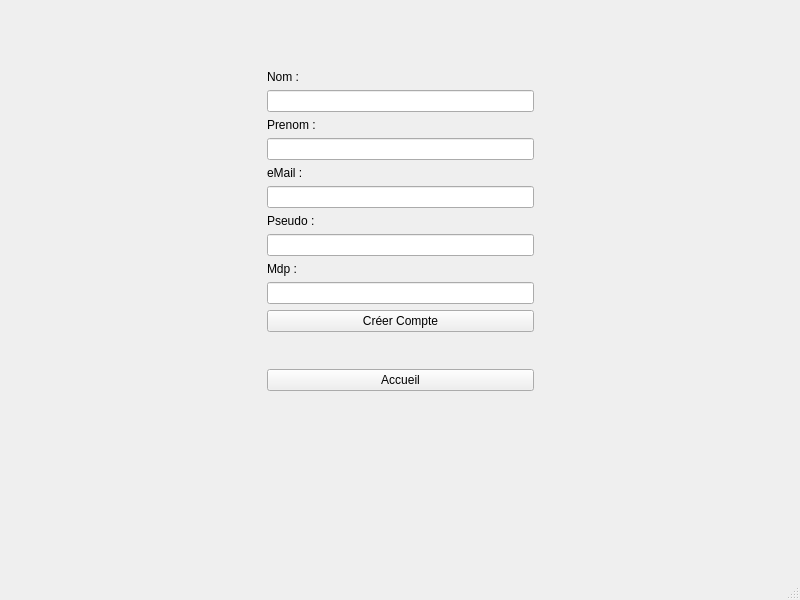
<?xml version="1.0" encoding="UTF-8"?>
<ui version="4.0">
 <class>MainWindow</class>
 <widget class="QMainWindow" name="MainWindow">
  <property name="geometry">
   <rect>
    <x>0</x>
    <y>0</y>
    <width>800</width>
    <height>600</height>
   </rect>
  </property>
  <property name="windowTitle">
   <string>MainWindow</string>
  </property>
  <widget class="QWidget" name="centralwidget">
   <widget class="QWidget" name="gridLayoutWidget">
    <property name="geometry">
     <rect>
      <x>0</x>
      <y>70</y>
      <width>801</width>
      <height>321</height>
     </rect>
    </property>
    <layout class="QGridLayout" name="gridLayout">
     <item row="1" column="2">
      <spacer name="horizontalSpacer_2">
       <property name="orientation">
        <enum>Qt::Horizontal</enum>
       </property>
       <property name="sizeHint" stdset="0">
        <size>
         <width>40</width>
         <height>20</height>
        </size>
       </property>
      </spacer>
     </item>
     <item row="11" column="1">
      <widget class="QLineEdit" name="lineEdit_Mdp">
       <property name="echoMode">
        <enum>QLineEdit::Password</enum>
       </property>
      </widget>
     </item>
     <item row="9" column="1">
      <widget class="QLineEdit" name="lineEdit_Pseudo">
       <property name="echoMode">
        <enum>QLineEdit::Normal</enum>
       </property>
      </widget>
     </item>
     <item row="16" column="1">
      <widget class="QPushButton" name="retourAccueil">
       <property name="text">
        <string>Accueil</string>
       </property>
      </widget>
     </item>
     <item row="6" column="1">
      <widget class="QLineEdit" name="lineEdit_eMail"/>
     </item>
     <item row="7" column="1">
      <widget class="QLabel" name="label_3">
       <property name="text">
        <string>Pseudo :</string>
       </property>
      </widget>
     </item>
     <item row="5" column="1">
      <widget class="QLabel" name="label_2">
       <property name="text">
        <string>eMail :</string>
       </property>
      </widget>
     </item>
     <item row="14" column="1">
      <widget class="QPushButton" name="boutton_Compte">
       <property name="text">
        <string>Créer Compte</string>
       </property>
      </widget>
     </item>
     <item row="2" column="1">
      <widget class="QLabel" name="label_5">
       <property name="text">
        <string>Prenom :</string>
       </property>
      </widget>
     </item>
     <item row="0" column="1">
      <widget class="QLabel" name="label">
       <property name="text">
        <string>Nom :</string>
       </property>
      </widget>
     </item>
     <item row="1" column="0">
      <spacer name="horizontalSpacer">
       <property name="orientation">
        <enum>Qt::Horizontal</enum>
       </property>
       <property name="sizeHint" stdset="0">
        <size>
         <width>40</width>
         <height>20</height>
        </size>
       </property>
      </spacer>
     </item>
     <item row="1" column="1">
      <widget class="QLineEdit" name="lineEdit_Nom"/>
     </item>
     <item row="3" column="1">
      <widget class="QLineEdit" name="lineEdit_Prenom">
       <property name="echoMode">
        <enum>QLineEdit::Normal</enum>
       </property>
      </widget>
     </item>
     <item row="10" column="1">
      <widget class="QLabel" name="label_4">
       <property name="text">
        <string>Mdp :</string>
       </property>
      </widget>
     </item>
     <item row="15" column="1">
      <spacer name="verticalSpacer">
       <property name="orientation">
        <enum>Qt::Vertical</enum>
       </property>
       <property name="sizeHint" stdset="0">
        <size>
         <width>20</width>
         <height>40</height>
        </size>
       </property>
      </spacer>
     </item>
    </layout>
   </widget>
  </widget>
  <widget class="QMenuBar" name="menubar">
   <property name="geometry">
    <rect>
     <x>0</x>
     <y>0</y>
     <width>800</width>
     <height>20</height>
    </rect>
   </property>
  </widget>
  <widget class="QStatusBar" name="statusbar"/>
 </widget>
 <tabstops>
  <tabstop>lineEdit_Nom</tabstop>
  <tabstop>lineEdit_Prenom</tabstop>
  <tabstop>lineEdit_eMail</tabstop>
  <tabstop>lineEdit_Pseudo</tabstop>
  <tabstop>lineEdit_Mdp</tabstop>
  <tabstop>boutton_Compte</tabstop>
 </tabstops>
 <resources/>
 <connections/>
</ui>
